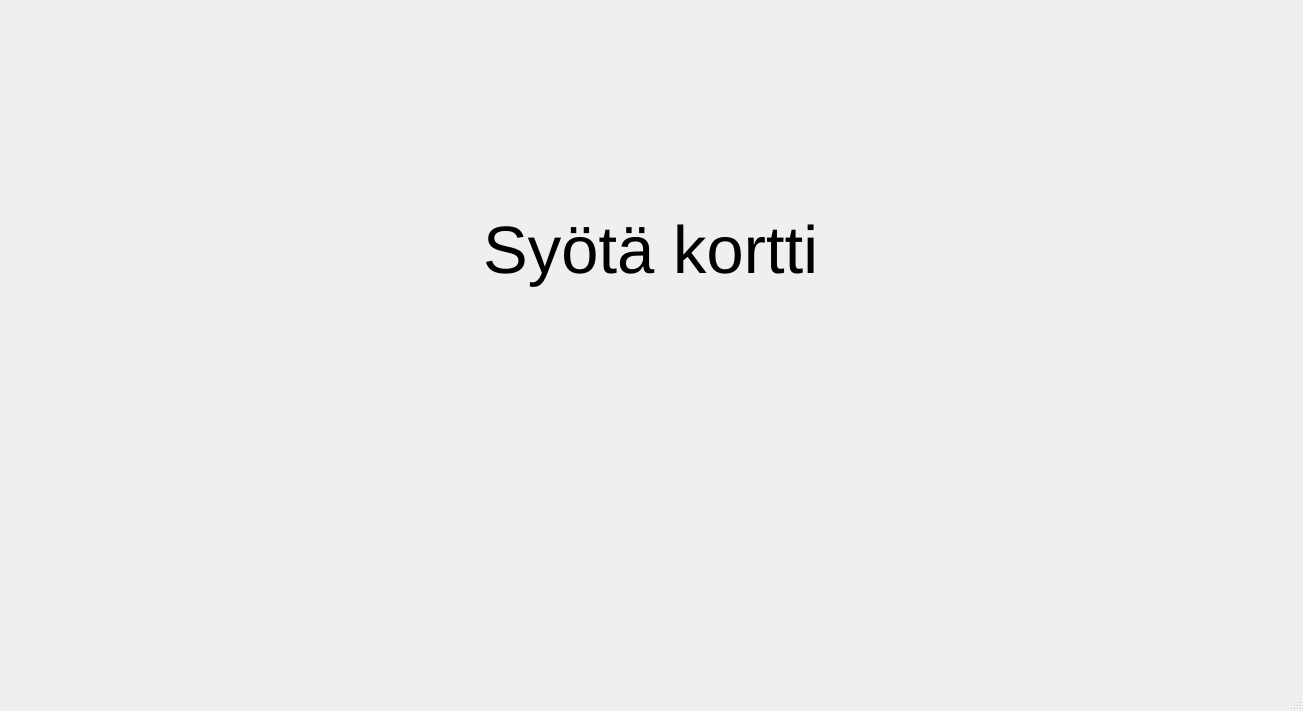
<?xml version="1.0" encoding="UTF-8"?>
<ui version="4.0">
 <class>MainWindow</class>
 <widget class="QMainWindow" name="MainWindow">
  <property name="geometry">
   <rect>
    <x>0</x>
    <y>0</y>
    <width>1303</width>
    <height>711</height>
   </rect>
  </property>
  <property name="windowTitle">
   <string>MainWindow</string>
  </property>
  <widget class="QWidget" name="centralwidget">
   <widget class="QWidget" name="verticalLayoutWidget">
    <property name="geometry">
     <rect>
      <x>360</x>
      <y>120</y>
      <width>582</width>
      <height>261</height>
     </rect>
    </property>
    <layout class="QVBoxLayout" name="verticalLayout">
     <item alignment="Qt::AlignHCenter|Qt::AlignVCenter">
      <widget class="QLabel" name="label">
       <property name="font">
        <font>
         <pointsize>50</pointsize>
        </font>
       </property>
       <property name="text">
        <string>Syötä kortti</string>
       </property>
      </widget>
     </item>
    </layout>
   </widget>
  </widget>
  <widget class="QMenuBar" name="menubar">
   <property name="geometry">
    <rect>
     <x>0</x>
     <y>0</y>
     <width>1303</width>
     <height>21</height>
    </rect>
   </property>
  </widget>
  <widget class="QStatusBar" name="statusbar"/>
 </widget>
 <resources/>
 <connections/>
</ui>
